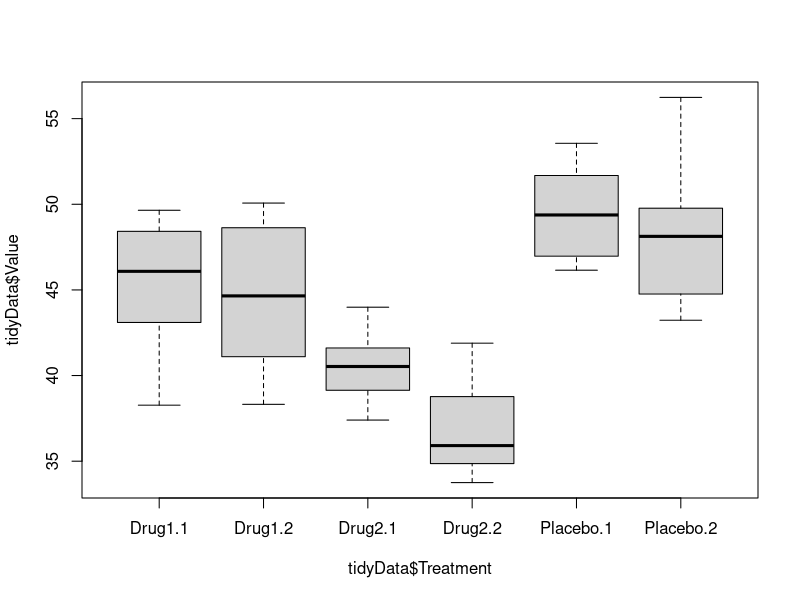
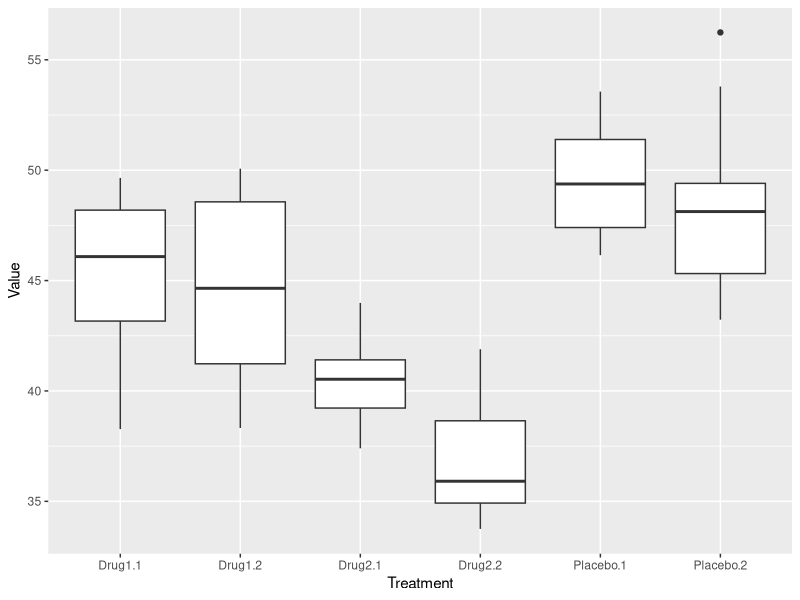

Here is the R script that generated these plots, in order:
## ---- chunk 1
library(tidyr)
library(dplyr)
library(ggplot2)
messyData <- read.delim("clinicalData.txt")
messyData
## ---- chunk 2
## Your answer here
tidyData <- gather(messyData, key = Treatment, value = Value, -Subject)
tidyData
boxplot(tidyData$Value~tidyData$Treatment)
ggplot(tidyData, aes(x=Treatment, y=Value)) +
  geom_boxplot()
## ---- chunk 3
spread(tidyData, key = Treatment,value=Value)
## ---- chunk 4
separate(tidyData, "Treatment",into=c("Treatment","Replicate"))
## ---- chunk 5
library(dplyr)
library(stringr)

patients <- read.delim("patient-data.txt")
patients <- tbl_df(patients)
## ---- chunk 6
select(patients, Height:Grade_Level)
## ---- chunk 7
select(patients, Height:Grade_Level, -Pet)
## ---- chunk 8
select(patients, contains("eight"))
select(patients, ends_with("eight"))
## ---- chunk 9
select(patients, order(colnames(patients)))
select(patients, which(nchar(colnames(patients)) < 4))
## ---- chunk 10
patients_clean <- mutate(patients, Sex = factor(str_trim(Sex)))
patients_clean <- mutate(patients_clean, Height = as.numeric(str_replace_all(Height,pattern = "cm", "")))
patients_clean <- mutate(patients_clean, Weight = as.numeric(str_replace_all(patients_clean$Weight,"kg", "")))
patients_clean <- mutate(patients_clean, BMI = (Weight/(Height/100)^2), Overweight = BMI > 25)
patients_clean <- mutate(patients_clean, Smokes = str_replace_all(Smokes, "Yes", "TRUE"))
patients_clean <- mutate(patients_clean, Smokes = as.logical(str_replace_all(Smokes, "No", "FALSE")))
patients_clean
